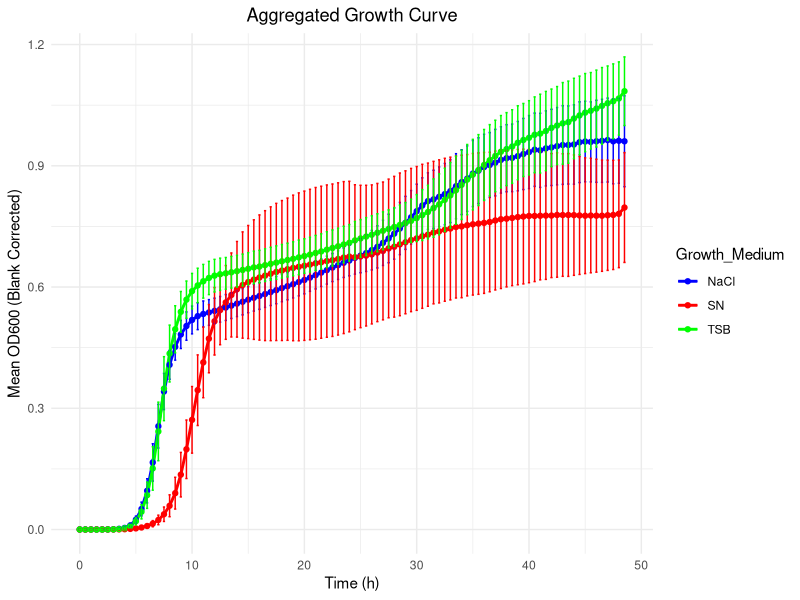

The R source for this figure:
#!/usr/local/bin/Rscript
#
# Jonas Grossmann <jg@fgcz.ethz.ch>
# 2024
# 
#

# Here we want to plot growth curves depending on different conditions and different populations

# data structure:
# Time	OD600_blank_corrected	Strain	Growth_Medium	Replicate	Experiment
# 0	-0.000449997	Cowan	TSB	1	exp1
# 0.500083333	-0.000549998	Cowan	TSB	1	exp1
# 1.000138889	-0.000474999	Cowan	TSB	1	exp1
# 1.500222222	-0.00045	Cowan	TSB	1	exp1
# 2.000277778	-0.00065	Cowan	TSB	1	exp1
# 2.500333333	-5.00E-05	Cowan	TSB	1	exp1
# 3.000416667	0.000375001	Cowan	TSB	1	exp1

# chatgpt: -> cracy! (pdf pasted!)
# 

library(tidyverse)
library(dplyr)
library(ggplot2)
library(readr)

data <- read_tsv("JE2_growth.txt")
str(data)

# minimal time differences for different replica.. round it first

data$Time <- round(data$Time, 2)
# data <- data |> filter(Experiment == "exp2" & Growth_Medium == "SN" | Experiment == "exp4" & Growth_Medium == "SN")

# write new input for students
write_tsv(x = data, file = "JE_growth_final.txt")

# aggregate with sd
aggregated_data2 <- data%>%
  group_by(Time, Growth_Medium) %>%
  summarize(
    mean_OD600 = mean(OD600_blank_corrected, na.rm = TRUE),
    sd_OD600 = sd(OD600_blank_corrected, na.rm = TRUE)
  )


ggplot(aggregated_data2, aes(x = Time, y = mean_OD600, group = Growth_Medium, color = Growth_Medium)) +
  geom_line(size = 1) +
  geom_point() +
  geom_errorbar(aes(ymin = mean_OD600 - sd_OD600, ymax = mean_OD600 + sd_OD600), width = 0.2) +
  labs(title = "Aggregated Growth Curve", x = "Time (h)", y = "Mean OD600 (Blank Corrected)") +
  theme_minimal() +
  theme(plot.title = element_text(hjust = 0.5)) +
  scale_color_manual(values = c("blue", "red", "green"))






